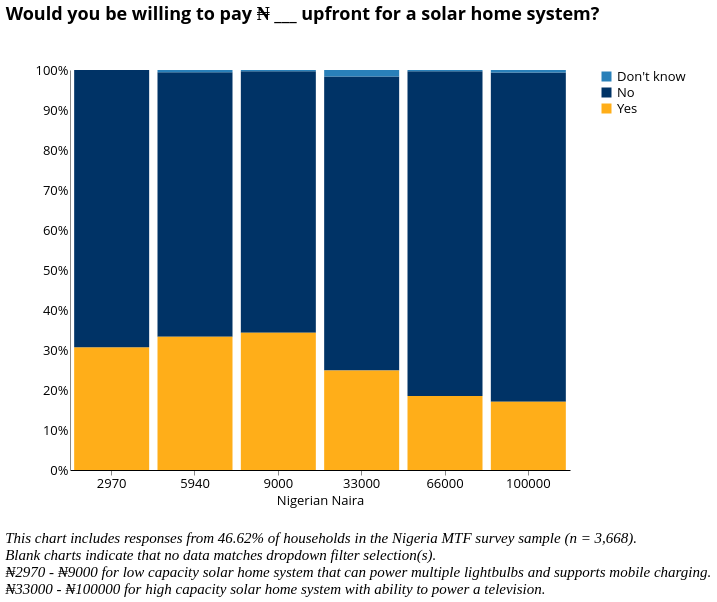

The Vega-Lite source for this figure:
### Vega-Lite specification from a JSON file in a GitHub repository (floating-point values rounded to 4 significant figures; data arrays with more than 128 entries replaced by an {"elided": "..."} marker saying what was removed)
{"width": 800, "height": 400, "config": {"title": {"fontSize": 18, "font": "Open Sans", "anchor": "center", "fontColor": "#000000"}, "axisX": {"domain": true, "domainColor": "#000000", "grid": false, "labelFont": "Open Sans", "labelFontSize": 13, "titleFont": "Open Sans", "titleFontSize": 13, "titleFontWeight": "normal", "title": "X Axis Title (units)", "labelAngle": 0}, "axisY": {"domain": true, "grid": false, "gridColor": "#DEDDDD", "gridWidth": 1, "labelFont": "Open Sans", "labelFontSize": 13, "labelAngle": 0, "ticks": false, "titleFont": "Open Sans", "titleFontSize": 13, "titleFontWeight": "normal", "titlePadding": 10, "title": "Y Axis Title (units)"}, "range": {"category": ["#2980B9", "#003366", "#FFAE19", "#FF4500", "#438B28", "#45B39D", "#99ADC1", "#212F3C"]}, "legend": {"labelFont": "Open Sans", "labelFontSize": 13, "symbolType": "square", "symbolSize": 100, "titleFont": "Open Sans", "titleFontSize": 13, "titleFontWeight": "normal", "title": "Legend", "orient": "right", "offset": 0, "labelLimit": 0}, "tooltip": {"font": "Open Sans"}, "view": {"stroke": "transparent", "text": {"font": "Open Sans", "color": ["#2980B9", "#003366", "#FFAE19", "#FF4500", "#438B28", "#45B39D", "#99ADC1", "#212F3C"], "fontSize": 13, "align": "right", "fontWeight": 400, "size": 13}, "bar": {"size": 40, "binSpacing": 1, "continuousBandSize": 30, "discreteBandSize": 30, "fill": ["#2980B9", "#003366", "#FFAE19", "#FF4500", "#438B28", "#45B39D", "#99ADC1", "#212F3C"], "stroke": false}}}, "concat": [{"mark": "bar", "encoding": {"color": {"field": "e_5", "type": "nominal"}, "x": {"axis": {"title": "Nigerian Naira"}, "field": "e_amount", "type": "nominal"}, "y": {"aggregate": "sum", "axis": {"format": ".0%", "title": ""}, "field": "pct", "stack": "normalize", "type": "quantitative"}}, "height": 400, "selection": {"selector100": {"type": "single", "fields": ["i19a"], "bind": {"input": "select", "options": [null, "Wood purchased", "Wood collected", "Crop Residue/Plant Biomass", "Kerosene", "Charcoal", "LPG/cooking gas", "Electric", "Charcoal Briquettes", "Garbage", "Piped Natural Gas", "Coal Briquette", "Biomass Briquette", "Other, specify", "Coal/lignite"], "labels": ["All Responses", "Wood purchased", "Wood collected", "Crop Residue/Plant Biomass", "Kerosene", "Charcoal", "LPG/cooking gas", "Electric", "Charcoal Briquettes", "Garbage", "Piped Natural Gas", "Coal Briquette", "Biomass Briquette", "Other", "Coal/lignite"], "name": "Primary Source of Cooking Fuel  "}}, "selector099": {"type": "single", "fields": ["primary_stove"], "bind": {"input": "select", "options": [null, "3-Stone/Open Fire Stove", "Koresone Stove", "Missing Data", "Manufactured Stove Traditional", "LPG/Natural Gas Stove", "Electric Stove"], "labels": ["All Responses", "3-Stone/Open Fire Stove", "Kerosene Stove", "Primary Stove Not Listed", "Manufactured Stove Traditional", "LPG/Natural Gas Stove", "Electric Stove"], "name": "Primary Stove  "}}, "selector098": {"type": "single", "fields": ["c2"], "bind": {"input": "select", "options": [null, "Yes", "No"], "labels": ["All Responses", "Yes", "No"], "name": "Is the household connected to the national grid?  "}}, "selector097": {"type": "single", "fields": ["locality"], "bind": {"input": "select", "options": [null, 0, 1], "labels": ["National", "Urban", "Rural"], "name": "Locality Breakdown  "}}}, "title": {"text": ["Would you be willing to pay ₦ ___ upfront for a solar home system?"], "color": "black", "subtitleColor": "black", "offset": 40}, "transform": [{"joinaggregate": [{"op": "count", "as": "total"}]}, {"calculate": "1 / datum.total", "as": "pct"}, {"filter": {"selection": "selector100"}}, {"filter": {"selection": "selector099"}}, {"filter": {"selection": "selector098"}}, {"filter": {"selection": "selector097"}}], "width": 500}], "data": {"name": "data-a15dac701edc3a8dffb9cf0e4ae8c44b"}, "title": {"text": ["", "", "This chart includes responses from 46.62% of households in the Nigeria MTF survey sample (n = 3,668).", "Blank charts indicate that no data matches dropdown filter selection(s).", "₦2970 - ₦9000 for low capacity solar home system that can power multiple lightbulbs and supports mobile charging.", "₦33000 - ₦100000 for high capacity solar home system with ability to power a television."], "anchor": "start", "baseline": "bottom", "font": "Times New Roman", "fontSize": 15, "fontStyle": "italic", "fontWeight": "normal", "orient": "bottom"}, "$schema": "https://vega.github.io/schema/vega-lite/v4.17.0.json", "datasets": {"data-a15dac701edc3a8dffb9cf0e4ae8c44b": {"elided": "1710 records"}}}
